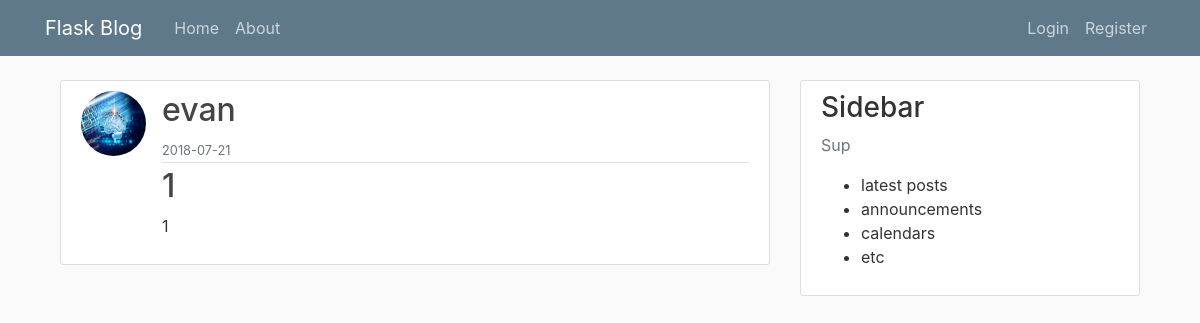
Screenshot of /post/21 with the database file from the repository.
### flask_blog/models.py (models this page shows, shortened)
class User(db.Model, UserMixin):
    id = db.Column(db.Integer, primary_key=True)
    username = db.Column(db.String(20), unique=True, nullable=False)
    email = db.Column(db.String(120), unique=True, nullable=False)
    image_file = db.Column(db.String(20), nullable=False, default='default.jpg')
    password = db.Column(db.String(60), nullable=False)
    posts = db.relationship('Post', backref='author', lazy=True)

class Post(db.Model):
    id = db.Column(db.Integer, primary_key=True)
    title = db.Column(db.String(100), nullable=False)
    date_posted = db.Column(db.DateTime, nullable=False, default=datetime.utcnow)
    content = db.Column(db.Text, nullable=False)
    user_id = db.Column(db.Integer, db.ForeignKey('user.id'), nullable=False)

### flask_blog/posts/routes.py (the view)
@posts.route('/post/<int:post_id>')
def post(post_id):
    post = Post.query.get_or_404(post_id)
    return render_template('post.html', title=post.title, post=post)

### flask_blog/templates/post.html (shortened to what this page needs)
{% extends 'layout.html' %}
{% block content %}
    <article class="media content-section">
        <img class="rounded-circle article-img"
             src="{{ url_for('static', filename='profile_pics/' + post.author.image_file) }}" alt="">
        <div class="media-body">
            <div class="article-metadata">
                <h2 class="mr-2" href="#">{{ post.author.username }}</h2>
                <small class="text-muted">{{ post.date_posted.strftime('%Y-%m-%d') }}</small>
            </div>
            <h2><a class="article-title" href="#">{{ post.title }}</a></h2>
            <p class="article-content">{{ post.content }}</p>
        </div>
    </article>
{% endblock content %}

### flask_blog/static/main.css (style rules this page uses)
body { background: #fafafa; color: #333333; margin-top: 5rem; }
h1, h2, h3, h4, h5, h6 { color: #444444; }
.content-section { background: #ffffff; padding: 10px 20px; border: 1px solid #dddddd; border-radius: 3px; margin-bottom: 20px; }
.article-title { color: #444444; }
.article-content { white-space: pre-line; }
.article-img { height: 65px; width: 65px; margin-right: 16px; }
.article-metadata { padding-bottom: 1px; margin-bottom: 4px; border-bottom: 1px solid #e3e3e3 }

### rows the page displays
User: image_file (picture), author.username "evan"
Post: date_posted "2018-07-21", title "1", content "1"
